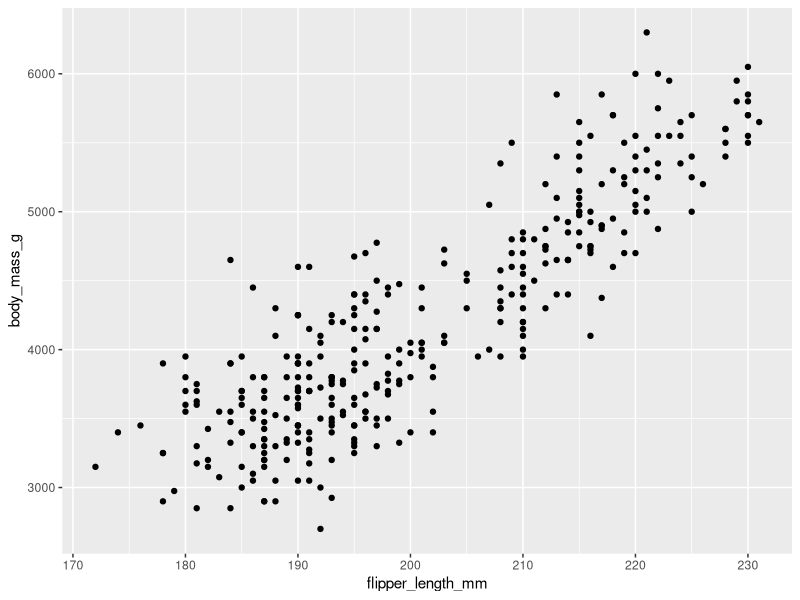
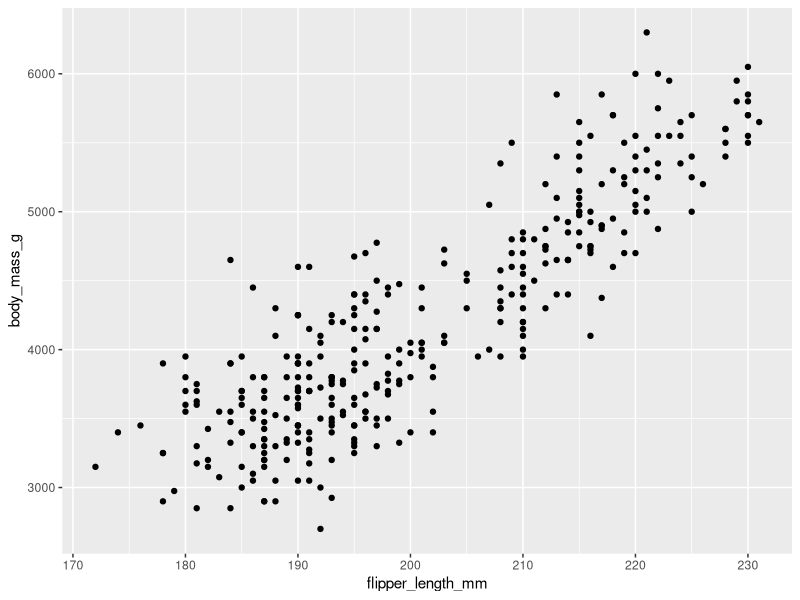
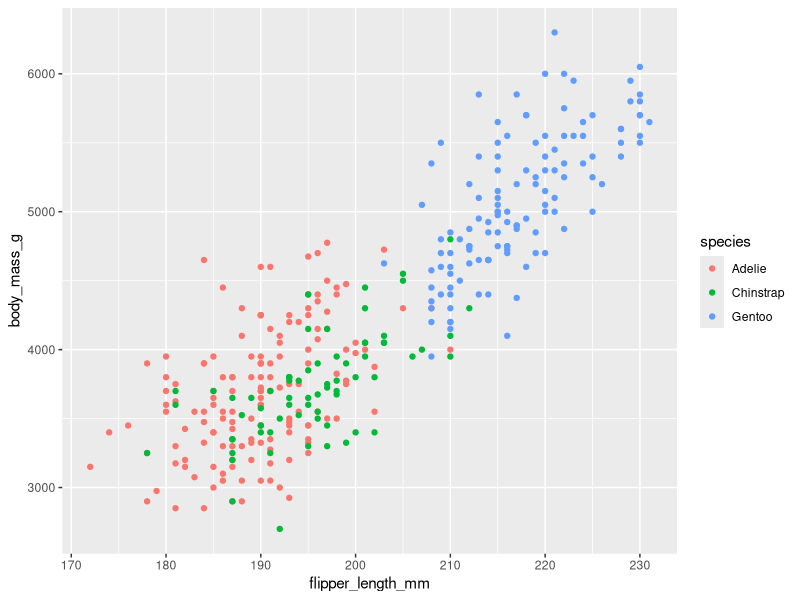
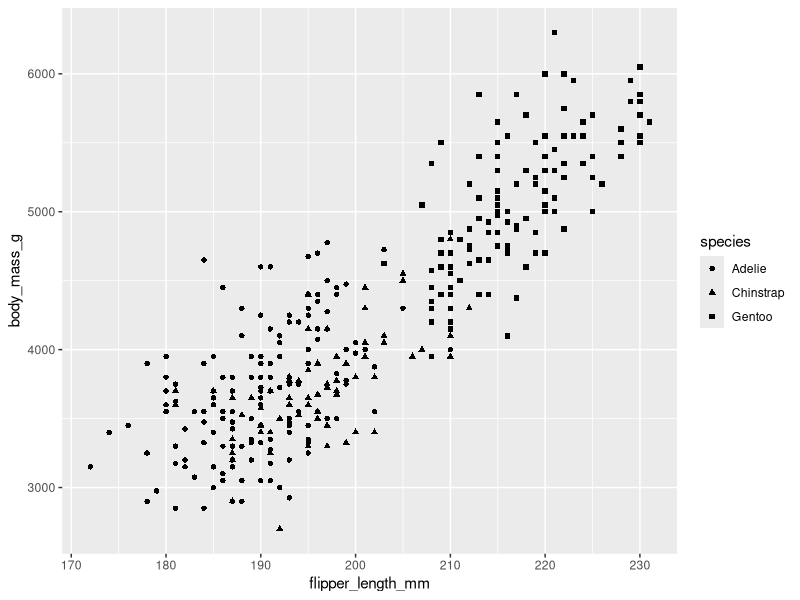
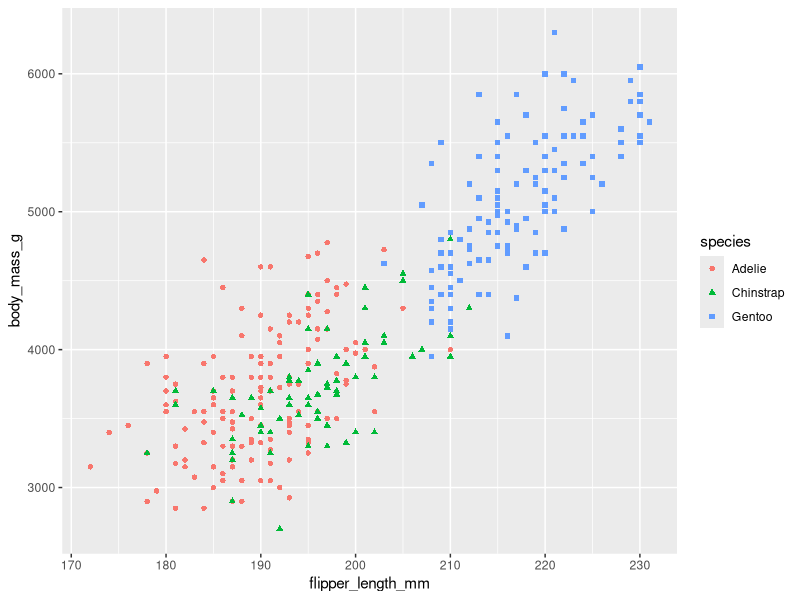
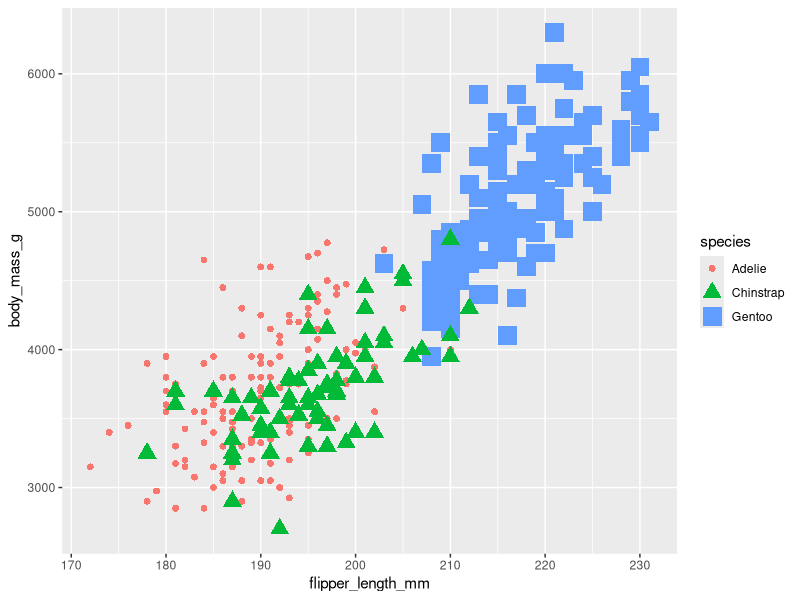
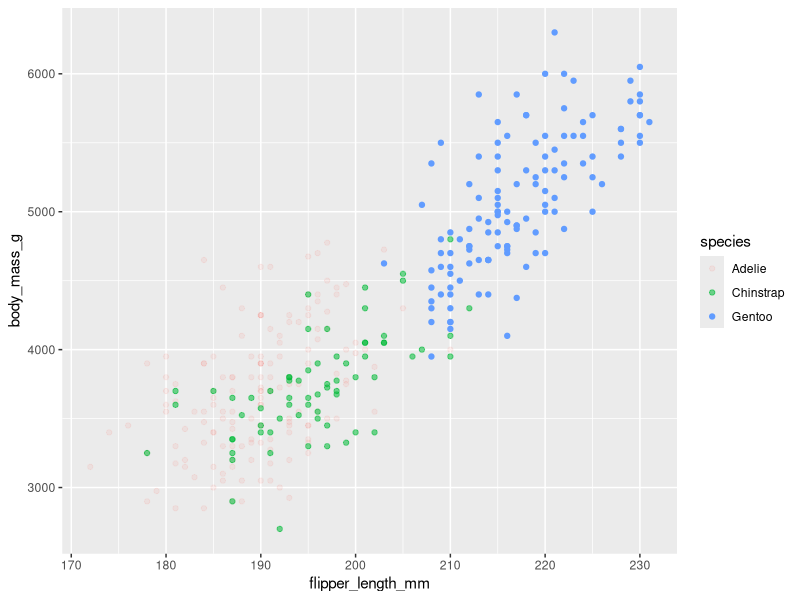
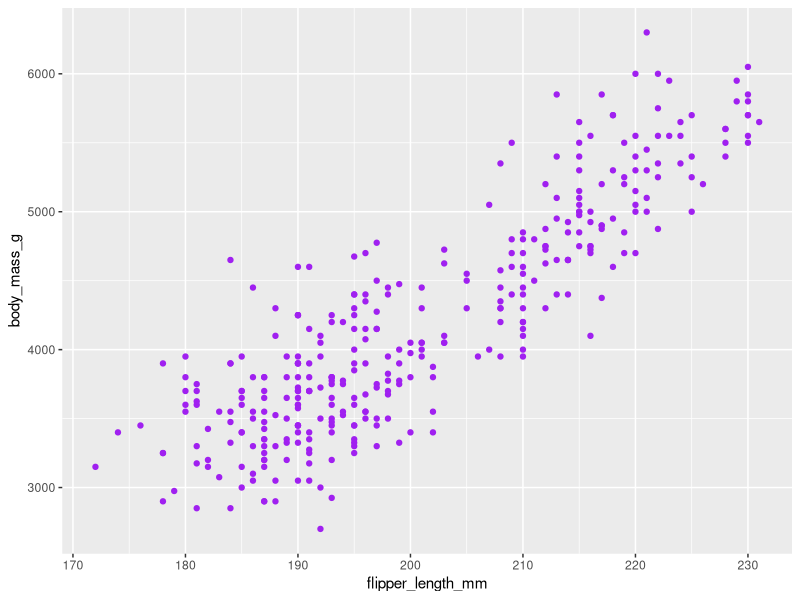

The R source for these figures, in order:
## ---- chunk 1
install.packages("tidyverse")
install.packages("palmerpenguins")
## ---- chunk 2
library(tidyverse)
library(palmerpenguins)
## ---- chunk 3
data("penguins")
ggplot(data=penguins) + geom_point(mapping=aes(x=flipper_length_mm, y=body_mass_g))
ggplot(data=penguins, mapping=aes(x=flipper_length_mm, y=body_mass_g)) + geom_point()
# the above two lines of code work the same
## ---- chunk 4
ggplot(data=penguins) + geom_point(mapping=aes(x=flipper_length_mm, y=body_mass_g, color=species))
## ---- chunk 5
ggplot(data=penguins) + geom_point(mapping=aes(x=flipper_length_mm, y=body_mass_g, shape=species))
## ---- chunk 6
ggplot(data=penguins) + geom_point(mapping=aes(x=flipper_length_mm, y=body_mass_g, color=species, shape=species))
## ---- chunk 7
ggplot(data = penguins) + geom_point(mapping = aes(x=flipper_length_mm, y=body_mass_g, color=species, shape=species, size=species))
## ---- chunk 8
ggplot(data=penguins) + geom_point(mapping=aes(x=flipper_length_mm, y=body_mass_g, color=species, alpha=species))
## ---- chunk 9
ggplot(data=penguins) + geom_point(mapping=aes(x=flipper_length_mm, y=body_mass_g),color="purple")
# note the color should be OUTSIDE of the aes function if set to a constant value
## ---- chunk 10
ggplot(data=penguins) + geom_smooth(mapping=aes(x=flipper_length_mm, y=body_mass_g))
## ---- chunk 11
ggplot(data=penguins) + geom_smooth(mapping=aes(x=flipper_length_mm, y=body_mass_g)) + geom_point(mapping=aes(x=flipper_length_mm, y=body_mass_g, color=species))
## ---- chunk 12
ggplot(data=penguins) + geom_smooth(mapping=aes(x=flipper_length_mm, y=body_mass_g, linetype=species))
## ---- chunk 13
ggplot(data=penguins) + geom_jitter(mapping=aes(x=flipper_length_mm, y=body_mass_g))
## ---- chunk 14
ggplot(data=diamonds) + geom_bar(mapping=aes(x=cut))
## ---- chunk 15
ggplot(data=diamonds) + geom_bar(mapping=aes(x=cut, color=cut))
## ---- chunk 16
ggplot(data=diamonds) + geom_bar(mapping=aes(x=cut, fill=cut))
## ---- chunk 17
ggplot(data=diamonds) + geom_bar(mapping=aes(x=cut, fill=clarity))
## ---- chunk 18
ggplot(data=penguins) + geom_point(mapping=aes(x=flipper_length_mm, y=body_mass_g, color=species)) + facet_wrap(~species)
## ---- chunk 19
ggplot(data=diamonds) + geom_bar(mapping=aes(x=clarity, fill=cut)) + facet_wrap(~cut)
## ---- chunk 20
ggplot(data=penguins) + geom_point(mapping=aes(x=flipper_length_mm, y=body_mass_g, color=species)) + facet_grid(sex~species)
## ---- chunk 21
ggplot(data=diamonds) + geom_bar(mapping=aes(x=clarity, fill=cut)) + facet_wrap(~cut) + theme(axis.text.x = element_text(angle = 90))
## ---- chunk 22
ggplot(data=penguins) + geom_point(mapping=aes(x=flipper_length_mm, y=body_mass_g, color=species)) + labs(title="Palmer Penguins: Flipper Length vs. Body Mass", subtitle="Sample of Three Penguin Species", caption = "Data collected by Dr. Kristen Gorman") + annotate("text", x=220, y=3500, label="The Gentoos are the largest", color="purple", fontface="bold", size=4.5, angle=25)
## ---- chunk 23
ggsave("penguin_species.png") # saves the last plot generated
